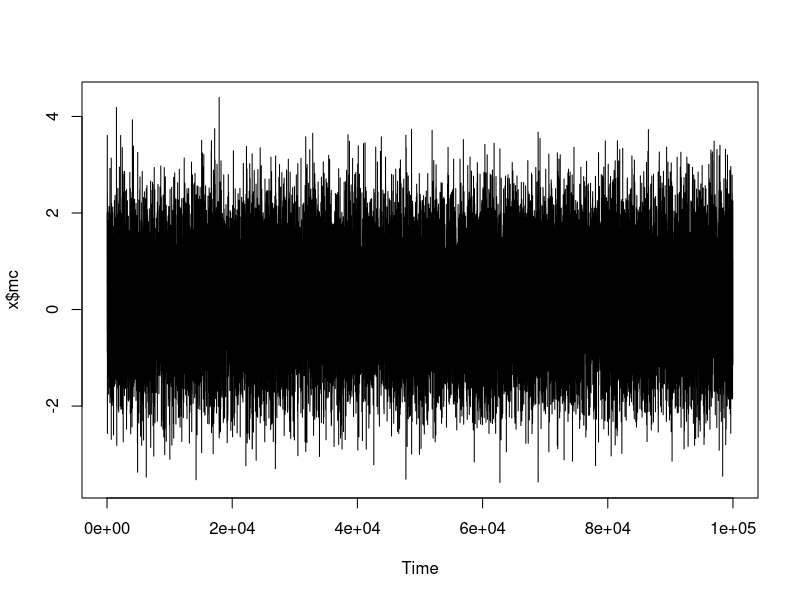
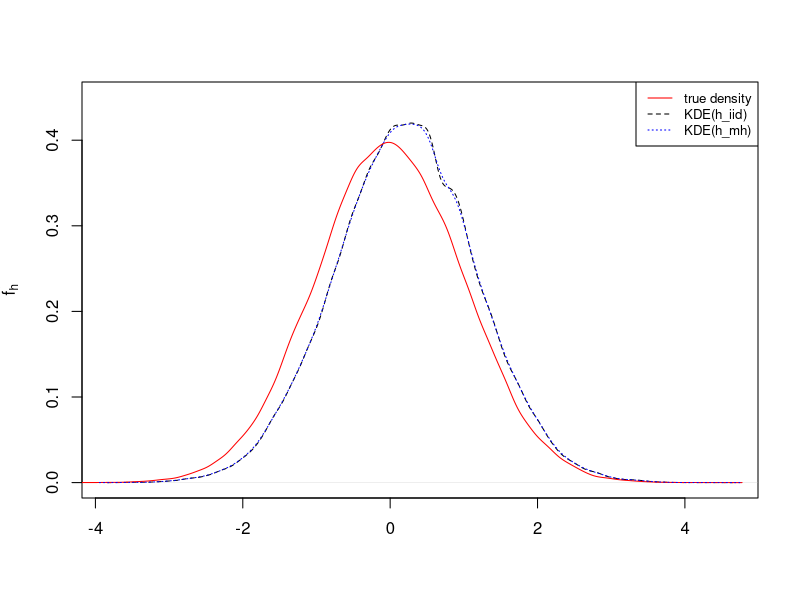

Here is the R script that generated these plots, in order:
## Example for bump-killing
# target: N(0, 1)
# proposal: N(100, 100)

# h <- 0.5
## generate one sample
one_sample <- function(len = 1e5)
{
  x <- numeric(len) + 2
  prob <- numeric(len)
  for (i in 2:len)
  {
    y <- rnorm(1, 2, 3)
    if(runif(1) < dnorm(y)/dnorm(x[i-1]))
    {
      x[i] <- y
      prob[i]<-1
    }else{
      x[i] <- x[i-1]
    }
  }
  return(list(mc=x, acc.prob = mean(prob)))
}

x <- one_sample()
pdf("bk_trace.pdf", width = 7, height = 7)
ts.plot(x$mc)
dev.off()
h_iid <- density(x$mc)$bw
A.hat <- function(x)
{
  n<-length(x)
  T <- numeric(n)
  for(i in 1:n)
  {
    j <- i
    while(x[i] == x[j] && j <= n)
    {
      T[i] <- T[i] + 1
      j <- j + 1
    }
  }
  
  return(sum(2*T - 1)/n)
}
A <- A.hat(x$mc)
h_mh <- A^(1/5) * h_iid
Tis <- function(x)
{
  n<-length(x)
  T <- numeric(n)
  for(i in 1:n)
  {
    j <- i
    while(x[i] == x[j] && j <= n)
    {
      T[i] <- T[i] + 1
      j <- j + 1
    }
  }
  
  return(2*T-1)
}

A_bk <- Tis(x$mc)
h_bk <-  A_bk^(1/5)*h_iid
pdf("bk_density_plots.pdf", height = 7, width =7)
plot(density(x$mc), ylab = expression(hat(f[h])), xlab = "",
     main = "", lty = 2, ylim = c(0, 0.45))
lines(density(rnorm(1e5)), col = "red")

lines(density(x$mc, bw = h_mh), col = "blue", lty = 3)

legend("topright", legend = c("true density", "KDE(h_iid)",
                              "KDE(h_mh)"),
       lty = c(1,2,3), col = c("red", "black", "blue"),
       cex = 0.8)
dev.off()

